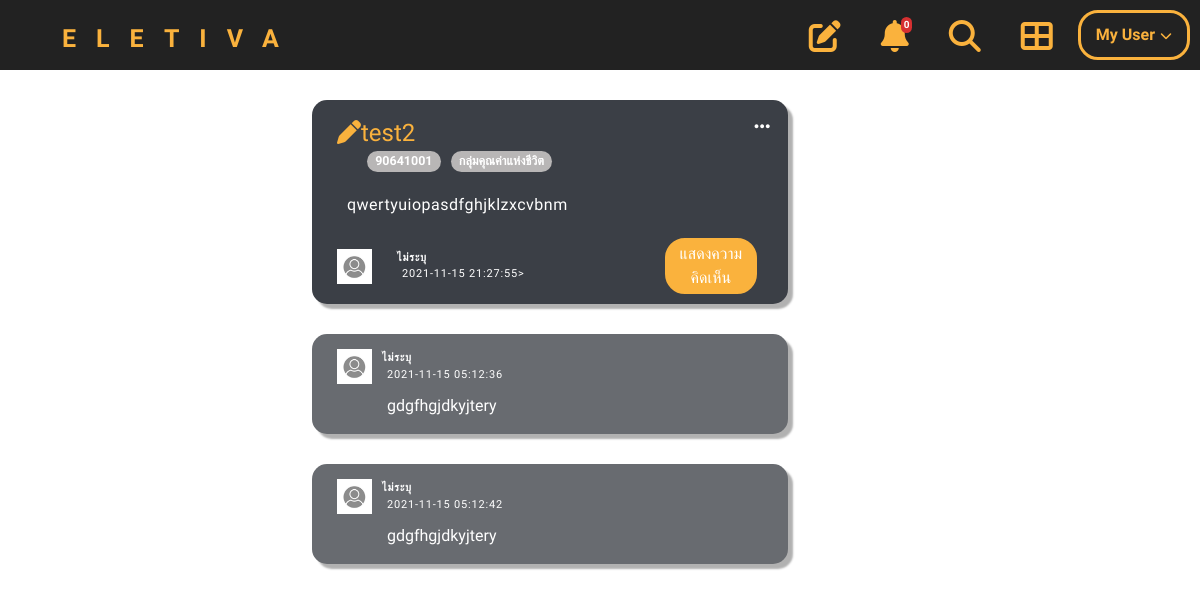
Before: /post.php?id=2 (signed in) with the older database file.
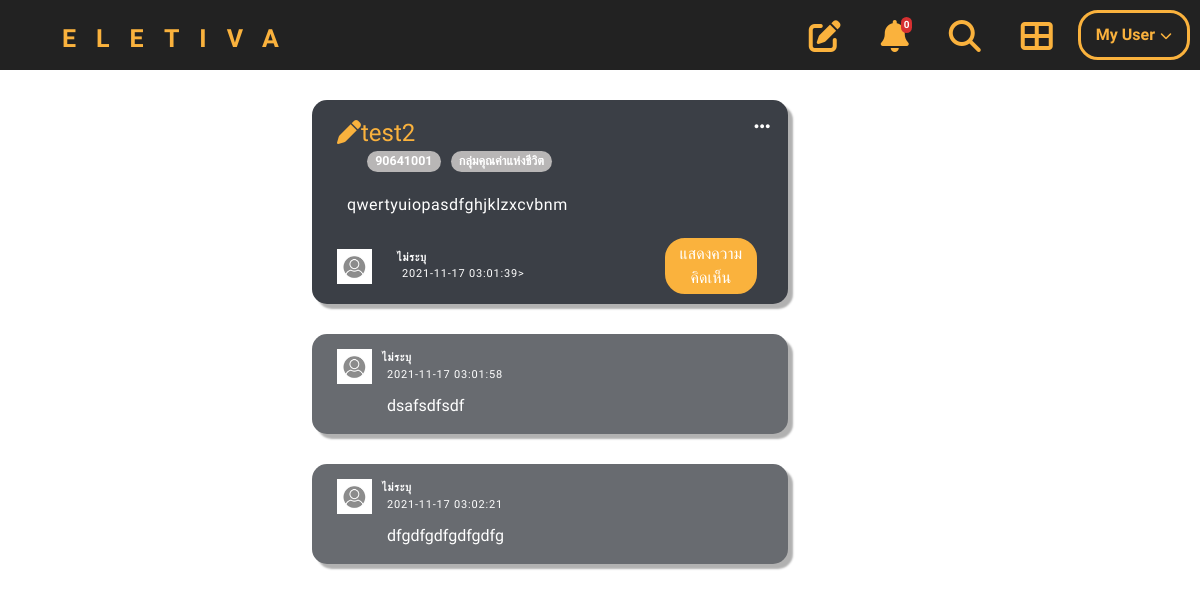
After: the same page with the newer database file.
### tables this page shows
CREATE TABLE `post` (
  `ID_post` int(11) UNSIGNED NOT NULL,
  `Group_subject` varchar(50) NOT NULL,
  `ID_subject` int(8) NOT NULL,
  `name_subject` varchar(75) NOT NULL,
  `type_post` int(2) NOT NULL,
  `title_post` varchar(50) NOT NULL,
  `msg_post` varchar(255) NOT NULL,
  `time_post` timestamp NOT NULL DEFAULT current_timestamp() ON UPDATE current_timestamp(),
  `create_by` bigint(20) UNSIGNED NOT NULL,
  `report` int(5) NOT NULL
);

CREATE TABLE `comment` (
  `ID_comment` int(11) NOT NULL,
  `msg_comment` varchar(255) NOT NULL,
  `rate` int(5) DEFAULT NULL,
  `time_comment` timestamp NOT NULL DEFAULT current_timestamp() ON UPDATE current_timestamp(),
  `create_by` bigint(20) UNSIGNED NOT NULL,
  `from_post` int(11) NOT NULL
);

CREATE TABLE `users` (
  `ID` bigint(20) UNSIGNED NOT NULL,
  `email` varchar(255) NOT NULL,
  `password` varchar(255) NOT NULL,
  `code` mediumint(50) DEFAULT NULL,
  `status` int(11) NOT NULL,
  `name` varchar(255) DEFAULT NULL,
  `major` varchar(255) DEFAULT NULL,
  `introduce` varchar(255) DEFAULT NULL,
  `picture` varchar(255) DEFAULT NULL,
  `sex` varchar(1) DEFAULT NULL
);

### post.php (the view, shortened to what this page needs)
<link rel="stylesheet " type="text/css " href="css/post-reveiw.css ">
<?php
include "header.php";
if ($_GET['id']){
    $x = $_GET['id'];
    $queryP = "SELECT create_by FROM post WHERE ID_post = '$x'";
    $resultpost = mysqli_query($connect, $queryP);
    $rowpost = mysqli_fetch_assoc($resultpost);
    $IDpost = $rowpost["create_by"];
    $queryC = "SELECT * FROM comment WHERE from_post = '$x'";
    $resultcom = mysqli_query($connect, $queryC);
    $queryU = "SELECT * FROM users WHERE ID = '$IDpost'";
    $resultU = mysqli_query($connect, $queryU);
    $rowUser = mysqli_fetch_assoc($resultU);
    $name = (empty($rowUser['name'])) ? 'ไม่ระบุ' : $rowUser["name"];
    $img = (empty($rowUser['picture'])) ? 'avatar.jpg' : $rowUser["picture"];
}
?>
<?php if((isset($_SESSION['status']) && !empty($_SESSION['status']) && $_SESSION['status'] != 3) || empty($_SESSION['status'])) : ?>
<body class="post">
    <div class="container-fluid mt-5">
        <div class="row">
            <div class="col-lg-3 col-sm-2"></div>
            <div class="col-lg-5 col-sm-8">
                <div class="post-review">
                    <div class="review-box">
                        <i class="fas fa-ellipsis-h " id="dropdownMenuButton1" data-bs-toggle="dropdown" aria-expanded="false"></i>
                        <?php
                        $queryP = "SELECT * FROM post WHERE ID_post = '$x'";
                        $resultpost = mysqli_query($connect, $queryP);
                        while($row = mysqli_fetch_assoc($resultpost)){
                            echo '<p class="title"><i class="fas fa-pen"></i>'.$row["title_post"].'
                            <br><span class="badge rounded-pill " id="code">'.$row["ID_subject"].'</span><span class="badge rounded-pill" id="category">'.$row["Group_subject"].'</span>
                            </p>';
                            echo '<p class="post-item">'.$row["msg_post"].'</p>';
                            echo '<div class="d-flex align-items-center ">';
                            echo '  <div class="d-inline ">';
                            echo '  <img src="myfile/'.$img.'" alt="Avatar" class="avatar">';
                            echo '</div>';
                            echo '<div class="d-inline col-sm-6">';
                            echo '  <strong>'.$name.'</strong>';
                            echo '  <span class="d-block" id="time">'.$row["time_post"].'></span>';
                            echo '</div>';
                            if(($_SESSION['status'] == 1) || ($_SESSION['status'] == 2)){
                            echo '<div class="d-grid col-lg-5 col-md-5 col-sm-4 float-end">';
                            echo '  <button type="button" data-bs-toggle="modal" data-bs-target="#exampleModal">แสดงความคิดเห็น</button>';
                            echo '</div>';
                            }
                            echo '</div>';
                        }
                        ?>
                    </div>
                </div>
            </div>
            <div class=" col-lg-4 col-sm-2"></div>
        </div>
        <?php
        while($row = mysqli_fetch_assoc($resultcom)){
            $IDuser = $row["create_by"];
            $querycU = "SELECT * FROM users WHERE ID = '.$IDuser.'";
            $resultcU = mysqli_query($connect, $querycU);
            $rowcUser = mysqli_fetch_assoc($resultcU);
            $name = (empty($rowcUser['name'])) ? 'ไม่ระบุ' : $rowUser["name"];
            $img = (empty($rowcUser['picture'])) ? 'avatar.jpg' : $rowcUser["picture"];
            echo '<div class="row ">';
            echo '<div class="col-lg-3 col-sm-2"></div>';
            echo '<div class="col-lg-5 col-sm-8">';
            echo '<div class="comment-review">';
            echo '<div class="comment-box">';
            echo'<div class="d-flex align-items-center ">';
            echo    '<div class="d-inline ">';
            echo        '<img src="myfile/'.$img.'" alt="Avatar" class="avatar">';
            echo    '</div>';
            echo    '<div class="d-inline ">';
            echo        '<strong>'.$name.'</strong>';
            echo        '<span class="d-block" id="time">'.$row["time_comment"].'</span>';
            echo    '</div>';
            echo'</div>';
            echo'<div class="d-block text-start ">';
            echo    '<p class="comment">'.$row["msg_comment"].'</p>';
            echo'</div>';
            echo '</div>';
            echo '</div>';
            echo '</div>';
            echo '</div>';
        }
        ?>
    </div>
</body>
<?php else: ?>
<?php include "logout.php"; ?>
<?php endif ?>

Changed rows visible on the page:
removed comment: name "ไม่ระบุ", time_comment "2021-11-15 05:12:36", msg_comment "gdgfhgjdkyjtery"
removed comment: name "ไม่ระบุ", time_comment "2021-11-15 05:12:42", msg_comment "gdgfhgjdkyjtery"
changed post "test2": time_post "2021-11-15 21:27:55" → "2021-11-17 03:01:39"
added comment: name "ไม่ระบุ", time_comment "2021-11-17 03:01:58", msg_comment "dsafsdfsdf"
added comment: name "ไม่ระบุ", time_comment "2021-11-17 03:02:21", msg_comment "dfgdfgdfgdfgdfg"
